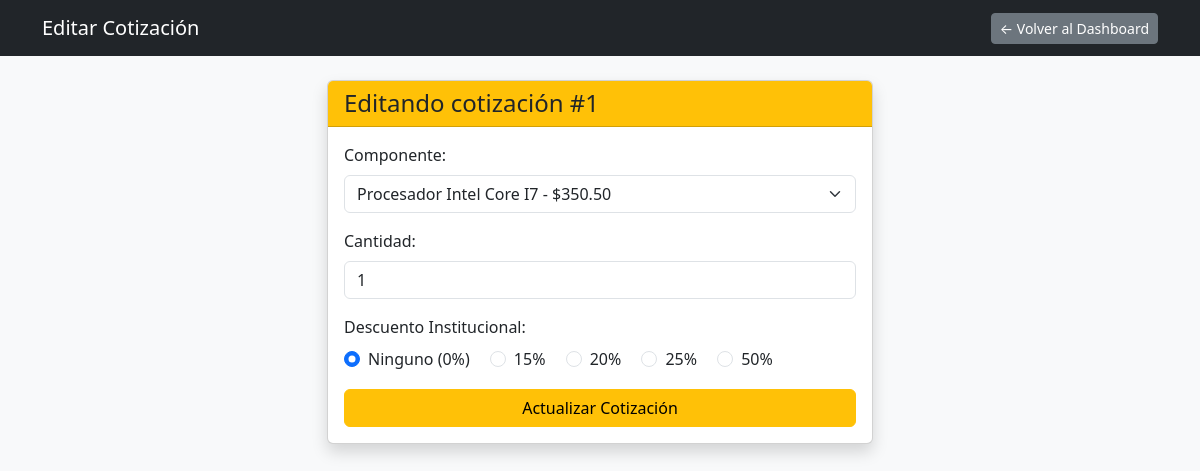
Page /editar.php?id=1 (signed in) on the committed database.
### tables this page shows
CREATE TABLE cotizaciones(
        id INTEGER PRIMARY KEY AUTOINCREMENT,
        componente TEXT NOT NULL,
        cantidad INTEGER NOT NULL,
        total REAL NOT NULL, 
        fecha DATETIME DEFAULT CURRENT_TIMESTAMP
    );

### editar.php (the view, shortened to what this page needs)
<?php
require 'conexion.php';
$id = (int) ($_GET['id'] ?? 0);
$stmt = $pdo->prepare("SELECT * FROM cotizaciones WHERE id = ?");
$stmt->execute([$id]);
$cotizacion = $stmt->fetch(PDO::FETCH_ASSOC);
?>
<!DOCTYPE html>
<html lang="es">
<head>
    <link href="https://cdn.jsdelivr.net/npm/bootstrap@5.3.8/dist/css/bootstrap.min.css" rel="stylesheet">
</head>
<body class="bg-light">
    <nav class="navbar navbar-dark bg-dark mb-4">
        <div class="container">
            <a class="navbar-brand" href="">Editar Cotización</a>
            <div class="d-flex align-items-center">
                <a href="dashboard.php" class="btn btn-secondary btn-sm">← Volver al Dashboard</a>
            </div>
        </div>
    </nav>
    <div class="container">
        <div class="row justify-content-center">
            <div class="col-md-6">
                <div class="card shadow">
                    <div class="card-header bg-warning">
                        <h4 class="mb-0">Editando cotización #<?= $id ?></h4>
                    </div>
                    <div class="card-body">
                        <form method="POST">
                            <div class="mb-3">
                                <label class="form-label">Componente:</label>
                                <select class="form-select" name="componente" required>
                                    <option value="procesador" <?= $cotizacion['componente'] == 'procesador' ? 'selected' : '' ?>>Procesador Intel Core I7 - $350.50</option>
                                </select>
                            </div>
                            <div class="mb-3">
                                <label class="form-label">Cantidad:</label>
                                <input type="number" class="form-control" name="cantidad" min="1" value="<?= $cotizacion['cantidad'] ?>" required>
                            </div>
                            <div class="mb-3">
                                <label class="form-label d-block">Descuento Institucional:</label>
                                <div class="form-check form-check-inline">
                                    <input type="radio" class="form-check-input" name="descuento" value="0" <?= $cotizacion['total'] / (precioUnitarioOriginal($cotizacion['componente']) * $cotizacion['cantidad']) > 0.99 ? 'checked' : '' ?>>
                                    <label class="form-check-label">Ninguno (0%)</label>
                                </div>
                                <div class="form-check form-check-inline">
                                    <input type="radio" class="form-check-input" name="descuento" value="0.15">
                                    <label class="form-check-label">15%</label>
                                </div>
                                <div class="form-check form-check-inline">
                                    <input type="radio" class="form-check-input" name="descuento" value="0.20">
                                    <label class="form-check-label">20%</label>
                                </div>
                                <div class="form-check form-check-inline">
                                    <input type="radio" class="form-check-input" name="descuento" value="0.25">
                                    <label class="form-check-label">25%</label>
                                </div>
                                <div class="form-check form-check-inline">
                                    <input type="radio" class="form-check-input" name="descuento" value="0.50">
                                    <label class="form-check-label">50%</label>
                                </div>
                            </div>
                            <button type="submit" class="btn btn-warning w-100">Actualizar Cotización</button>
                        </form>
                    </div>
                </div>
            </div>
        </div>
    </div>
</body>
</html>
<?php
function precioUnitarioOriginal($componente) {
    return match ($componente) {
        'procesador' => 350.50,
        'ram' => 85.00,
        'almacenamiento' => 120.00,
        'tarjeta grafica' => 350.00,
        'placa madre' => 110.00,
        'fuente de poder' => 65.00,
        'gabinete' => 55.00,
        'monitor' => 130.00,
        'refrigeracion' => 120.00,
        'audifonos' => 150.00,
        'microfono' => 100.00,
        'silla gamer' => 250.00,
        'teclado' => 80.00,
        default => 0.00,
    };
}
?>

### rows in the picture
cotizaciones: componente "Procesador Intel Core I7 - $350.50", cantidad "1", cantidad "☑"

### other values in the picture
$id "1"
